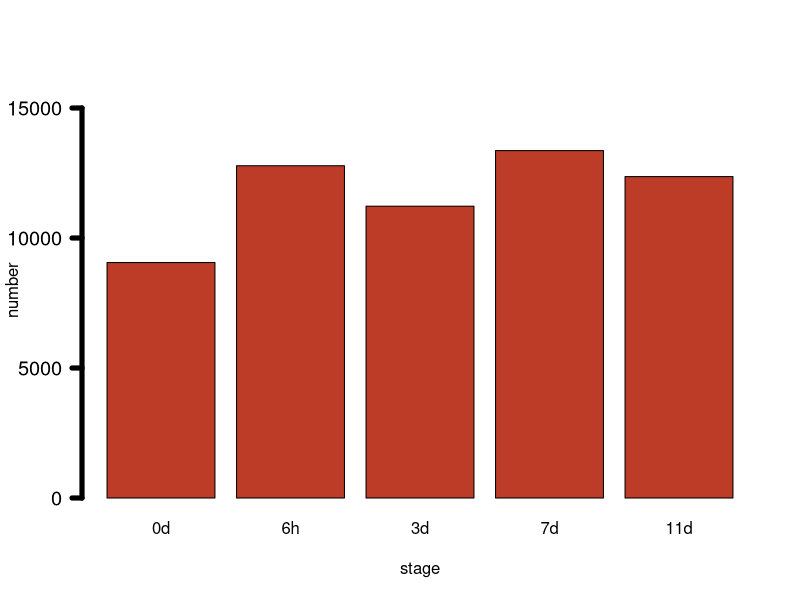

Reproduce this figure in R.
number<- c(8298, 9443, 6164,10374,7289)
number1<- c(9057, 12779, 11224, 13362,12362)
names<-c("0d","6h","3d","7d","11d")
barplot(number1,names.arg=names,main="",xlab="stage",ylab="number",las=1,col="#BC3C28",cex.axis=1.2,lwd=5,ylim=c(0,16000))
